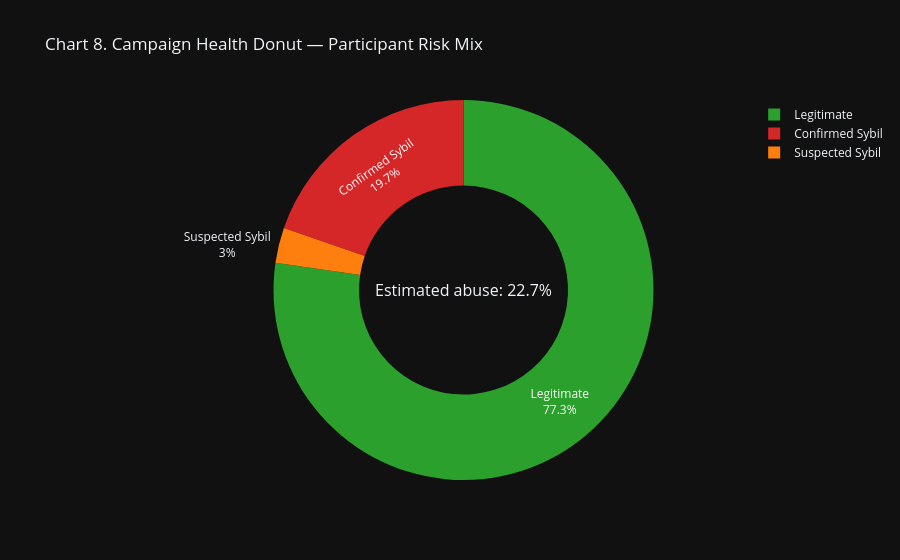

Notebook code for this chart:
### Markdown cell above
## 5) Airdrop Hunter Mode

We run campaign-level scoring over all participant wallets to estimate abuse rate and prioritize manual review. This mode gives both cluster-level and wallet-level decisions. The output is designed for an airdrop eligibility pipeline.

### Code cell
campaign_results = run_airdrop_hunter(
    participant_addresses=participants,
    transactions=tx,
    chain='ethereum',
)

summary = campaign_results['campaign_summary']
wallet_scores_df = pd.DataFrame(campaign_results['wallet_scores'])
marginal_count = len(campaign_results.get('marginal_members', []))
confirmed_count = int(summary.get('estimated_sybil_participants', 0))
participant_count = int(campaign_results.get('participant_count', len(participants)))
legit_count = max(participant_count - confirmed_count - marginal_count, 0)

abuse_rate = 100.0 * (confirmed_count + marginal_count) / max(participant_count, 1)
print(
    f"Campaign abuse summary: {abuse_rate:.2f}% estimated Sybil rate, "
    f"{summary.get('cluster_count', 0)} farmer clusters identified."
)

fig8 = go.Figure(
    data=[
        go.Pie(
            labels=['Legitimate', 'Suspected Sybil', 'Confirmed Sybil'],
            values=[legit_count, marginal_count, confirmed_count],
            hole=0.55,
            marker=dict(colors=['#2ca02c', '#ff7f0e', '#d62728']),
            textinfo='label+percent',
        )
    ]
)
fig8.update_layout(
    template='plotly_dark',
    title='Chart 8. Campaign Health Donut — Participant Risk Mix',
)
fig8.add_annotation(text=f'Estimated abuse:\n{abuse_rate:.1f}%', x=0.5, y=0.5, showarrow=False, font=dict(size=16))
render_chart(fig8, 'chart_08_campaign_health_donut.png')

### Figure 1 — Plotly figure (JSON) as saved in the notebook; plotly's stock layout.template omitted (floating-point values rounded to 4 significant figures)
{"data": [{"hole": 0.55, "labels": ["Legitimate", "Suspected Sybil", "Confirmed Sybil"], "marker": {"colors": ["#2ca02c", "#ff7f0e", "#d62728"]}, "textinfo": "label+percent", "type": "pie", "values": [541, 21, 138]}], "layout": {"annotations": [{"font": {"size": 16}, "showarrow": false, "text": "Estimated abuse:\n22.7%", "x": 0.5, "y": 0.5}], "title": {"text": "Chart 8. Campaign Health Donut — Participant Risk Mix"}}}
